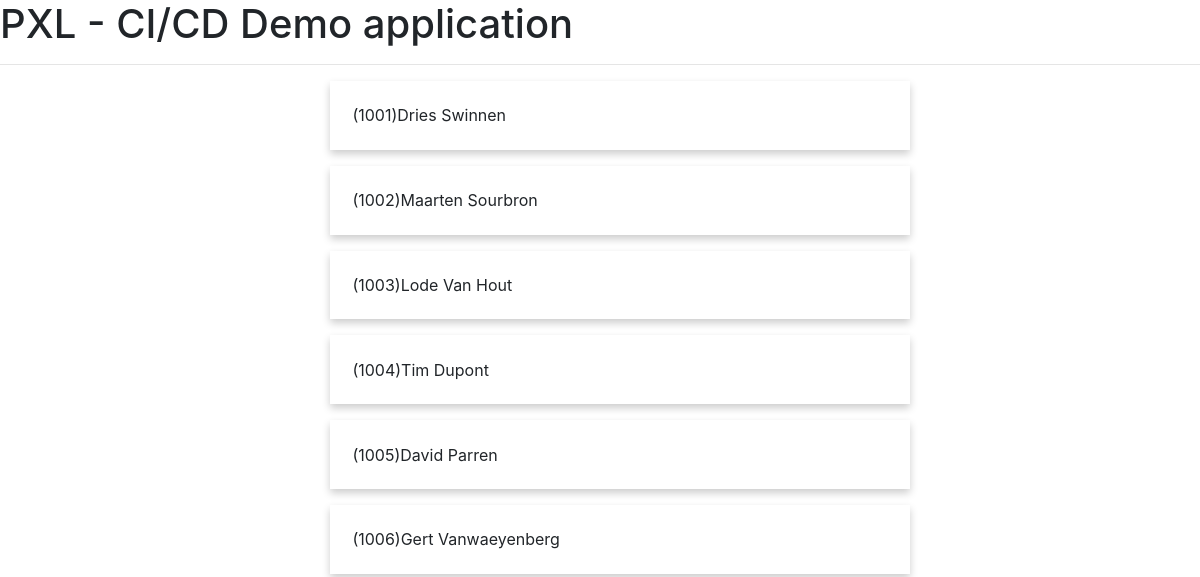
Before: / with the older database file.
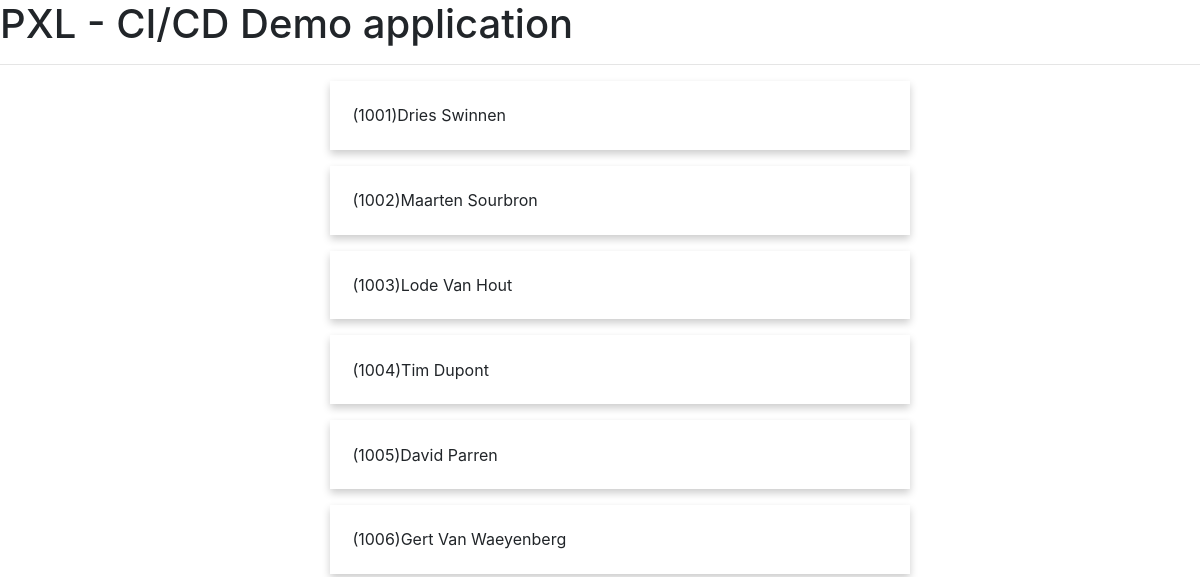
After: the same page with the newer database file.
### tables this page shows
CREATE TABLE `employees` (
  `emp_no` int(11) NOT NULL,
  `first_name` varchar(120) NOT NULL,
  `last_name` varchar(120) NOT NULL
);

### src/Employee.php (called while the page is built, shortened)
<?php
final class Employee
{
    private $first_name;
    private $last_name;
    private $emp_no;
    public function __construct(string $first_name, string $last_name, int $emp_no)
    {
        $this->emp_no = $emp_no;
        $this->first_name = $first_name;
        $this->last_name = $last_name;
    }
    public function __toString(): string
    {
        return "(" . $this->emp_no . ")" . $this->first_name . " " . $this->last_name;
    }
}
?>

### index.php (the view, shortened to what this page needs)
<!DOCTYPE html>
<html>
    <head>
     <link rel="stylesheet" href="assets/css/bootstrap.min.css">
     <link rel="stylesheet" href="assets/css/style.css">
    </head>
    <body>
    <h1>PXL - CI/CD Demo application</h1><hr/>
        <?php
        $serverName = "localhost";
        $username = "root";
        $password = "ventieldopje24";
        $dbName = "employees";
        $conn = new mysqli($serverName, $username, $password, $dbName);
        $sql = "SELECT emp_no, first_name, last_name FROM employees";
        $r = $conn->query($sql);
        $employees = array();
        while($row = $r->fetch_assoc()){
            $emp = new Employee($row["first_name"], $row["last_name"], $row["emp_no"]);
            array_push($employees, $emp);
        }
        echo "<ul>";
        foreach ($employees as $emp){
            echo "<li>" . $emp->__toString() . "</li>";
        }
        echo "</ul>";
        ?>

### assets/css/style.css (style rules this page uses)
* { box-sizing: border-box; }
ul { margin: 0; }
li { display: block; list-style-type: none; margin: 1rem auto; padding: 1.4rem; width: 50%; box-shadow: 0 4px 8px 0 rgba(0,0,0,0.2); transition: 0.3s; }

Changed rows visible on the page:
changed employees: $emp->__toString() "(1006)Gert Vanwaeyenberg" → "(1006)Gert Van Waeyenberg"
